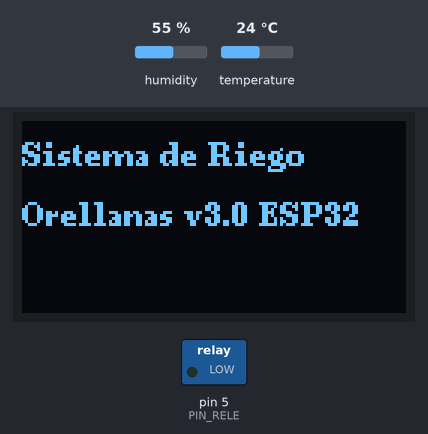
Recording of a sketch running on a simulated Arduino Uno, built with avr-gcc and run on an emulated ATmega328P. On the bench: 128×64 one-colour display, switched loads named in the sketch (green lamp = pin HIGH). Inputs (shaded band) come from the test bench; at power-on: humidity 55 %, temperature 24 °C. The local clock reads 2024-03-15 10:24:30 at power-on unless the sketch sets it; storage starts empty; what the sketch prints to the serial monitor is not drawn.

Above: at 0.5 s.
At 5.1 s:
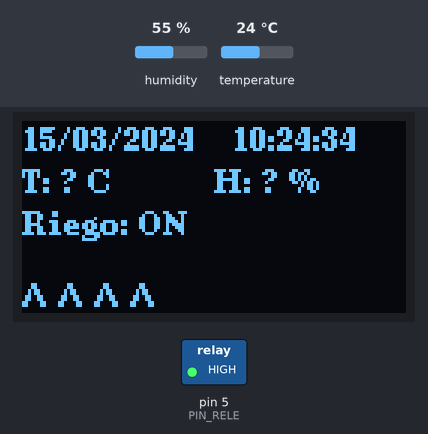
5.2 s: humidity set to 83 %
9.7 s: humidity set to 86 %
At 11.1 s:
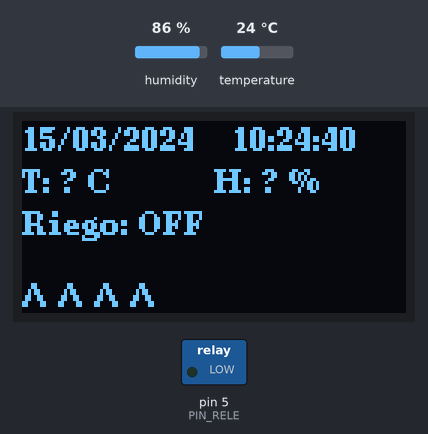
17.9 s: humidity set to 81 %
22.4 s: humidity set to 78 %
At 26.3 s:
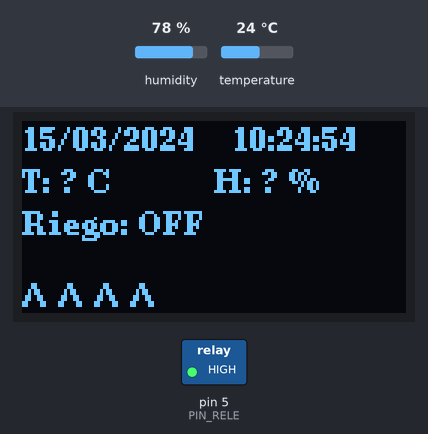
Timing chart, 0 to 27.8 s (numbered marks = the images above; inputs shaded):
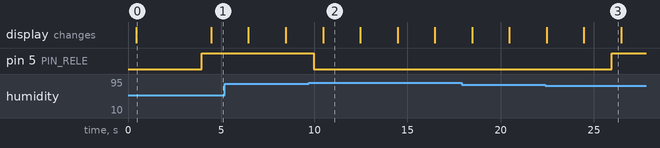

The sketch:

sistemaRiegoEsp32.ino
```cpp
// -------------------- LIBRERÍAS --------------------
#include <Arduino.h>
#include <U8g2lib.h>
#include <Wire.h>
#include <SPI.h>
#include <SD.h>
#include <RTClib.h>
#include <DHT.h>

// -------------------- CONFIGURACIÓN HARDWARE (PINES ESP32-S3) --------------------
// Pines recomendados para la placa ESP32-S3
#define PIN_DHT 4      // Sensor de humedad y temperatura (puedes usar cualquier GPIO)
#define TIPO_DHT AM2301
#define PIN_RELE 5     // Módulo de relé
#define PIN_SD_CS 10   // Chip Select (CS) para la tarjeta SD

// Los pines I2C (SDA, SCL) y SPI (MOSI, MISO, SCK) suelen ser manejados
// por defecto por las librerías en el ESP32, pero puedes consultarlos en el pinout de tu placa.
// Por defecto en muchas placas S3: SDA=8, SCL=9 | SCK=12, MISO=13, MOSI=11

// -------------------- OBJETOS DE LIBRERÍAS ----------------------
U8G2_SH1106_128X64_NONAME_1_HW_I2C u8g2(U8G2_R0, /* reset=*/ U8X8_PIN_NONE);
DHT dht(PIN_DHT, TIPO_DHT);
RTC_DS3231 rtc;

// -------------------- VARIABLES DE ESTADO -----------------------
bool estadoRTC = false;
bool estadoSD = false;
bool estadoSensor = false;
bool estadoPantalla = false;

// -------------------- VARIABLES DE CONTROL ----------------------
float temperatura = 0.0;
float humedad = 0.0;
unsigned long ultimaLectura = 0;
unsigned long ultimoLog = 0;

// Rango de humedad objetivo
const float HUM_MIN = 80.0;
const float HUM_MAX = 85.0;

// Horario permitido de riego
const int HORA_INICIO_RIEGO = 10;
const int HORA_FIN_RIEGO = 23;

// -------------------- ICONOS (sin cambios) --------------------
static const unsigned char PROGMEM iconoOK[] = { 0x18, 0x18, 0x34, 0x34, 0x66, 0x66, 0xC3, 0xC3 };
static const unsigned char PROGMEM iconoError[] = { 0xC3, 0x66, 0x3C, 0x18, 0x18, 0x3C, 0x66, 0xC3 };

// -------------------- SETUP --------------------
void setup() {
  Serial.begin(115200); // El ESP32 soporta velocidades de comunicación más altas

  pinMode(PIN_RELE, OUTPUT);
  digitalWrite(PIN_RELE, LOW);

  Wire.begin(); // Inicia el bus I2C con los pines por defecto

  estadoPantalla = inicializarPantalla();
  estadoSD = inicializarSD();
  estadoRTC = inicializarRTC();
  estadoSensor = inicializarSensor();
}

// -------------------- LOOP --------------------
void loop() {
  unsigned long ahora = millis();

  // Tarea 1: Leer sensor, controlar riego y actualizar pantalla cada 2 segundos
  if (ahora - ultimaLectura >= 2000) {
    ultimaLectura = ahora;
    leerSensor();
    controlarRiego();
    actualizarPantalla();
  }

  // Tarea 2: Registrar datos en la SD cada 5 minutos
  if (ahora - ultimoLog >= 300000) {
    ultimoLog = ahora;
    registrarLog();
  }
}

// -------------------- FUNCIONES DE INICIALIZACIÓN --------------------

bool inicializarPantalla() {
  estadoPantalla = u8g2.begin();
  if (!estadoPantalla) {
    Serial.println("Error: OLED SH1106 no detectada");
    return false;
  }

  u8g2.firstPage();
  do {
    u8g2.setFont(u8g2_font_ncenB08_tr);
    u8g2.setCursor(0, 15);
    u8g2.print("Sistema de Riego");
    u8g2.setCursor(0, 35);
    u8g2.print("Orellanas v3.0 ESP32");
  } while (u8g2.nextPage());

  delay(1500);
  Serial.println("OK: OLED inicializada");
  return true;
}

bool inicializarRTC() {
  if (!rtc.begin()) {
    Serial.println("Error: RTC no detectado");
    return false;
  }
  if (rtc.lostPower()) {
    Serial.println("RTC sin hora, configurando con hora de compilacion...");
    rtc.adjust(DateTime(F(__DATE__), F(__TIME__)));
  }
  Serial.println("OK: RTC inicializado");
  return true;
}

bool inicializarSD() {
  if (!SD.begin(PIN_SD_CS)) {
    Serial.println("Error: SD no detectada");
    return false;
  }
  Serial.println("OK: SD inicializada");
  return true;
}

bool inicializarSensor() {
  dht.begin();
  delay(2000); // Tiempo para que el sensor se estabilice
  if (isnan(dht.readTemperature())) {
    Serial.println("Error: Sensor DHT no responde");
    return false;
  }
  Serial.println("OK: DHT inicializado");
  return true;
}

// -------------------- FUNCIONES PRINCIPALES --------------------

void mostrarIconosEstado(int yPos) {
  u8g2.drawXBMP(0, yPos, 8, 8, estadoRTC ? iconoOK : iconoError);
  u8g2.drawXBMP(12, yPos, 8, 8, estadoSD ? iconoOK : iconoError);
  u8g2.drawXBMP(24, yPos, 8, 8, estadoSensor ? iconoOK : iconoError);
  u8g2.drawXBMP(36, yPos, 8, 8, estadoPantalla ? iconoOK : iconoError);
}

void actualizarPantalla() {
  if (!estadoPantalla) return;

  u8g2.firstPage();
  do {
    u8g2.setFont(u8g2_font_ncenB08_tr);

    // Dibuja la Fecha y Hora
    if (estadoRTC) {
      DateTime now = rtc.now();
      char buffer[20];
      sprintf(buffer, "%02d/%02d/%d", now.day(), now.month(), now.year());
      u8g2.setCursor(0, 10); u8g2.print(buffer);
      sprintf(buffer, "%02d:%02d:%02d", now.hour(), now.minute(), now.second());
      u8g2.setCursor(70, 10); u8g2.print(buffer);
    } else {
      u8g2.setCursor(0, 10); u8g2.print("RTC: Error");
    }

    // Dibuja Temperatura y Humedad
    if (estadoSensor) {
      char buffer[15];
      sprintf(buffer, "T: %.1f C", temperatura);
      u8g2.setCursor(0, 24); u8g2.print(buffer);
      sprintf(buffer, "H: %.1f %%", humedad);
      u8g2.setCursor(64, 24); u8g2.print(buffer);
    } else {
      u8g2.setCursor(0, 24); u8g2.print("Sensor: Error");
    }

    // Dibuja el estado del riego
    u8g2.setCursor(0, 38);
    u8g2.print("Riego: ");
    u8g2.print(digitalRead(PIN_RELE) ? "ON" : "OFF");

    // Dibuja los íconos de estado del sistema
    mostrarIconosEstado(54);

  } while (u8g2.nextPage());
}

void leerSensor() {
  float h = dht.readHumidity();
  float t = dht.readTemperature();

  if (isnan(h) || isnan(t)) {
    if (estadoSensor) { // Si el fallo es nuevo, informa
      Serial.println("Fallo al leer del sensor DHT!");
      estadoSensor = false;
    }
  } else {
    humedad = h;
    temperatura = t;
    if (!estadoSensor) { // Si el sensor se recupera
      Serial.println("OK: Sensor DHT recuperado.");
      estadoSensor = true;
    }
  }
}

bool dentroHorarioRiego() {
  if (!estadoRTC) return false;
  DateTime ahora = rtc.now();
  // Corregido para incluir la hora de inicio y excluir la hora de fin
  return (ahora.hour() >= HORA_INICIO_RIEGO && ahora.hour() < HORA_FIN_RIEGO);
}

void controlarRiego() {
  // Apagar el riego si hay un fallo en el sensor
  if (!estadoSensor) {
    digitalWrite(PIN_RELE, LOW);
    return;
  }

  if (dentroHorarioRiego()) {
    if (humedad < HUM_MIN) {
      digitalWrite(PIN_RELE, HIGH); // Encender si la humedad es muy baja
    } else if (humedad >= HUM_MAX) {
      digitalWrite(PIN_RELE, LOW); // Apagar si la humedad es suficiente
    }
    // Si la humedad está en el rango [80, 85), el estado del relé no cambia.
  } else {
    digitalWrite(PIN_RELE, LOW); // Apagar fuera del horario permitido
  }
}

void registrarLog() {
  if (!estadoSD || !estadoRTC) return;

  DateTime now = rtc.now();
  char nombreArchivo[15];
  sprintf(nombreArchivo, "/%04d%02d%02d.csv", now.year(), now.month(), now.day());

  File archivo = SD.open(nombreArchivo, FILE_APPEND);
  if (archivo) {
    // Si el archivo está vacío, escribe una cabecera
    if (archivo.size() == 0) {
      archivo.println("Hora;Temperatura;Humedad;Riego");
    }
    char linea[50];
    sprintf(linea, "%02d:%02d:%02d;%.1f;%.1f;%s",
            now.hour(), now.minute(), now.second(),
            temperatura, humedad,
            digitalRead(PIN_RELE) ? "ON" : "OFF");
    archivo.println(linea);
    archivo.close();
    estadoSD = true;
  } else {
    Serial.println("Error al abrir archivo de log.");
    estadoSD = false;
  }
}
```

Measured:
- the behaviour switches between 84 and 85 % on humidity (found by bisection; images 1 and 2)
- the behaviour switches between 80 and 79 % on humidity (found by bisection; images 2 and 3)
- after the input at 9.7 s, pin 5 (PIN_RELE): HIGH → LOW after 0.26 s; the display: changes after 0.78 s (image 2)
- after the input at 22.4 s, pin 5 (PIN_RELE): LOW → HIGH after 3.6 s
- what the display in image 0 shows lasts 4.1 s, from 0.4 s to 4.5 s
- what the display in image 3 shows lasts 2.0 s, from 24.5 s to 26.5 s
